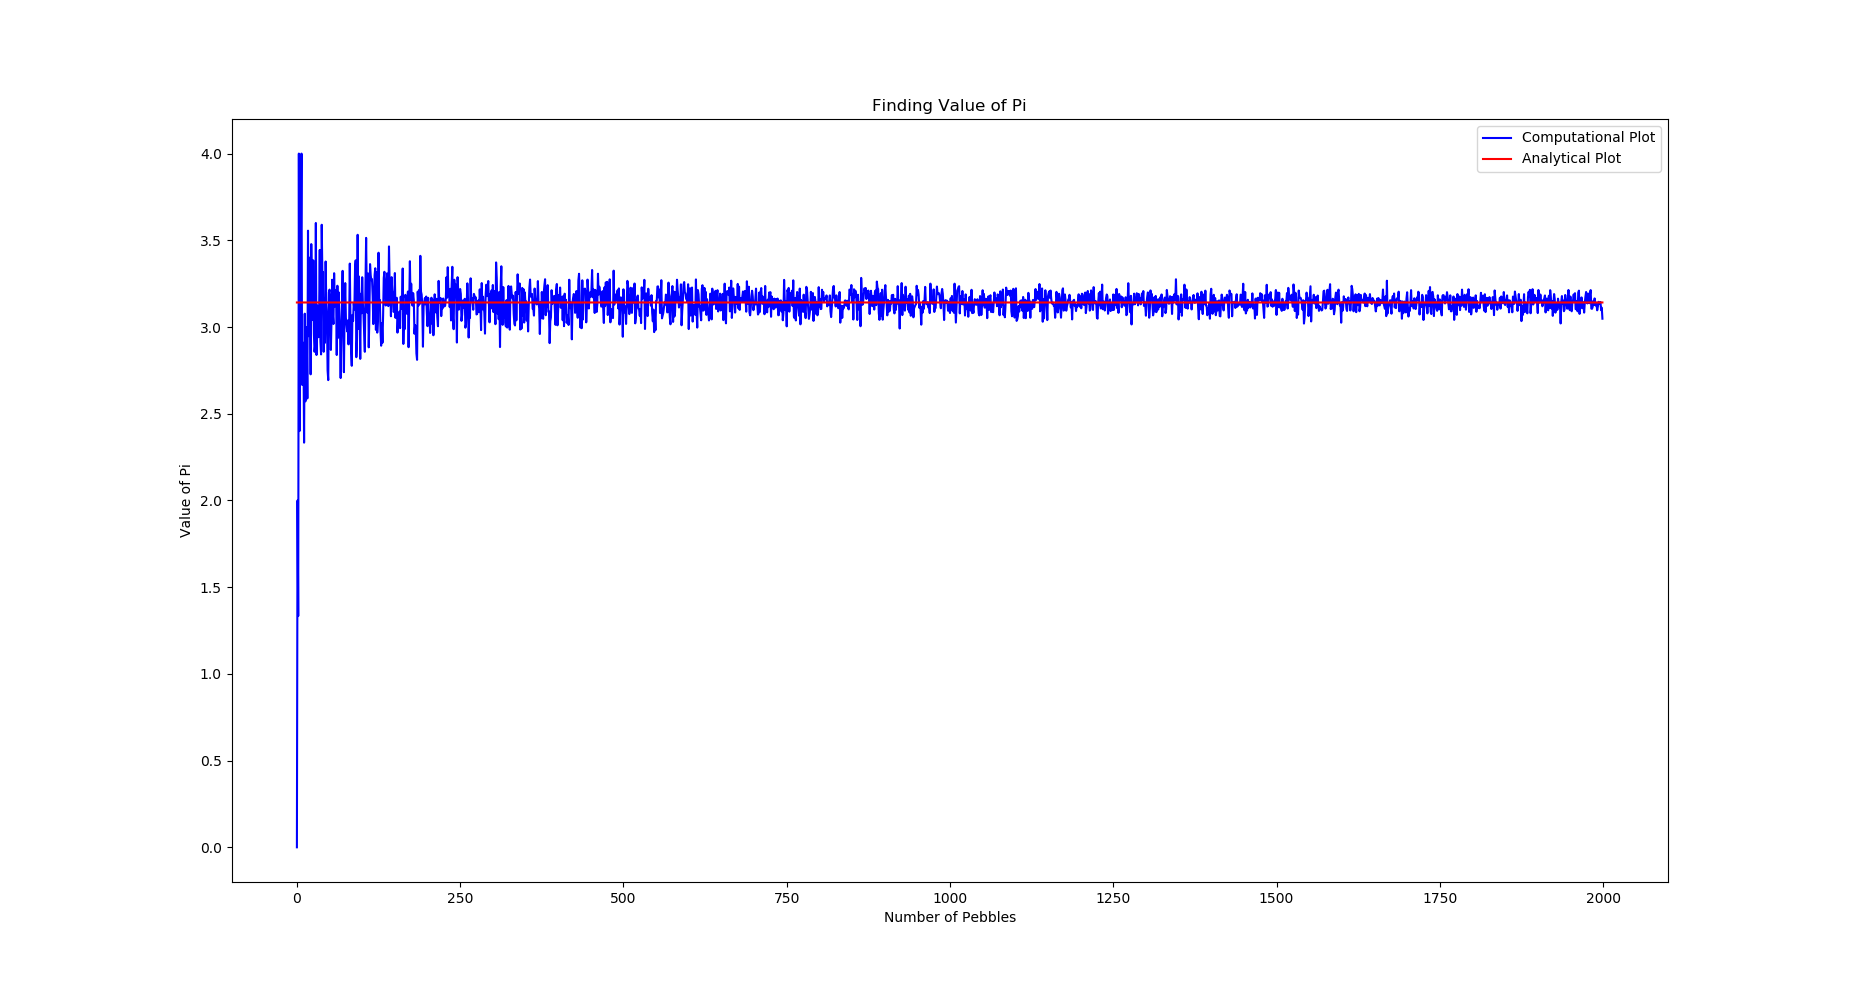

Generate this figure with Python:
import random
import matplotlib.pyplot as plt

n=2000         #number of pebbles
r=1.0

val=[]
for i in range(n):
    c=0
    for j in range(i+1):        
        x=r*random.random()
        y=r*random.random()
        if x*x + y*y <= r*r:
            c+=1
    pi=4.0 * (c/(i+1))          # There can't be 0 pebbles thrown case that's why (i+1) is written instead of i.Also preventing divison by 0.
    val.append(pi)

plt.plot(range(n),val, color='blue' , label='Computational Plot')
plt.plot(range(n),[3.141592653589793238]*n , color='red', label='Analytical Plot')
plt.xlabel('Number of Pebbles')
plt.ylabel('Value of Pi')
plt.title('Finding Value of Pi')
plt.legend()
plt.show()
